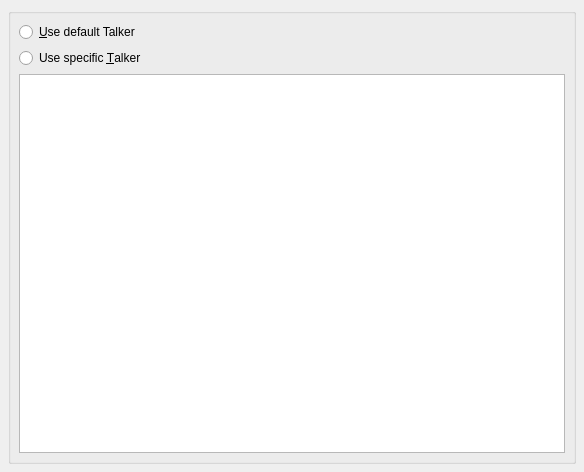
<?xml version="1.0" encoding="UTF-8"?>
<ui version="4.0">
 <author>Gary Cramblitt &lt;garycramblitt@comcast.net&gt;</author>
 <class>SelectTalkerWidget</class>
 <widget class="QWidget" name="SelectTalkerWidget">
  <property name="geometry">
   <rect>
    <x>0</x>
    <y>0</y>
    <width>584</width>
    <height>472</height>
   </rect>
  </property>
  <property name="sizePolicy">
   <sizepolicy hsizetype="MinimumExpanding" vsizetype="MinimumExpanding">
    <horstretch>0</horstretch>
    <verstretch>0</verstretch>
   </sizepolicy>
  </property>
  <property name="windowTitle">
   <string>Select Talker</string>
  </property>
  <layout class="QGridLayout">
   <property name="margin">
    <number>8</number>
   </property>
   <property name="spacing">
    <number>6</number>
   </property>
   <item row="0" column="0">
    <widget class="QGroupBox" name="groupBox">
     <property name="title">
      <string/>
     </property>
     <layout class="QGridLayout">
      <property name="margin">
       <number>8</number>
      </property>
      <property name="spacing">
       <number>6</number>
      </property>
      <item row="2" column="0" colspan="2">
       <layout class="QHBoxLayout">
        <property name="spacing">
         <number>6</number>
        </property>
        <property name="margin">
         <number>0</number>
        </property>
        <item>
         <widget class="QTreeView" name="talkersView"/>
        </item>
       </layout>
      </item>
      <item row="0" column="0" colspan="2">
       <widget class="QRadioButton" name="useDefaultRadioButton">
        <property name="whatsThis">
         <string>When checked, will use the default Talker, which is the topmost Talker listed in the Talkers tab.</string>
        </property>
        <property name="text">
         <string>&amp;Use default Talker</string>
        </property>
       </widget>
      </item>
      <item row="1" column="0" colspan="2">
       <widget class="QRadioButton" name="useSpecificTalkerRadioButton">
        <property name="whatsThis">
         <string>When checked, will use the specific Talker (if it is still configured), otherwise the Talker most closely matching.</string>
        </property>
        <property name="text">
         <string>Use specific &amp;Talker</string>
        </property>
       </widget>
      </item>
     </layout>
    </widget>
   </item>
  </layout>
 </widget>
 <tabstops>
  <tabstop>useDefaultRadioButton</tabstop>
  <tabstop>useSpecificTalkerRadioButton</tabstop>
  <tabstop>talkersView</tabstop>
 </tabstops>
 <resources/>
 <connections/>
</ui>
